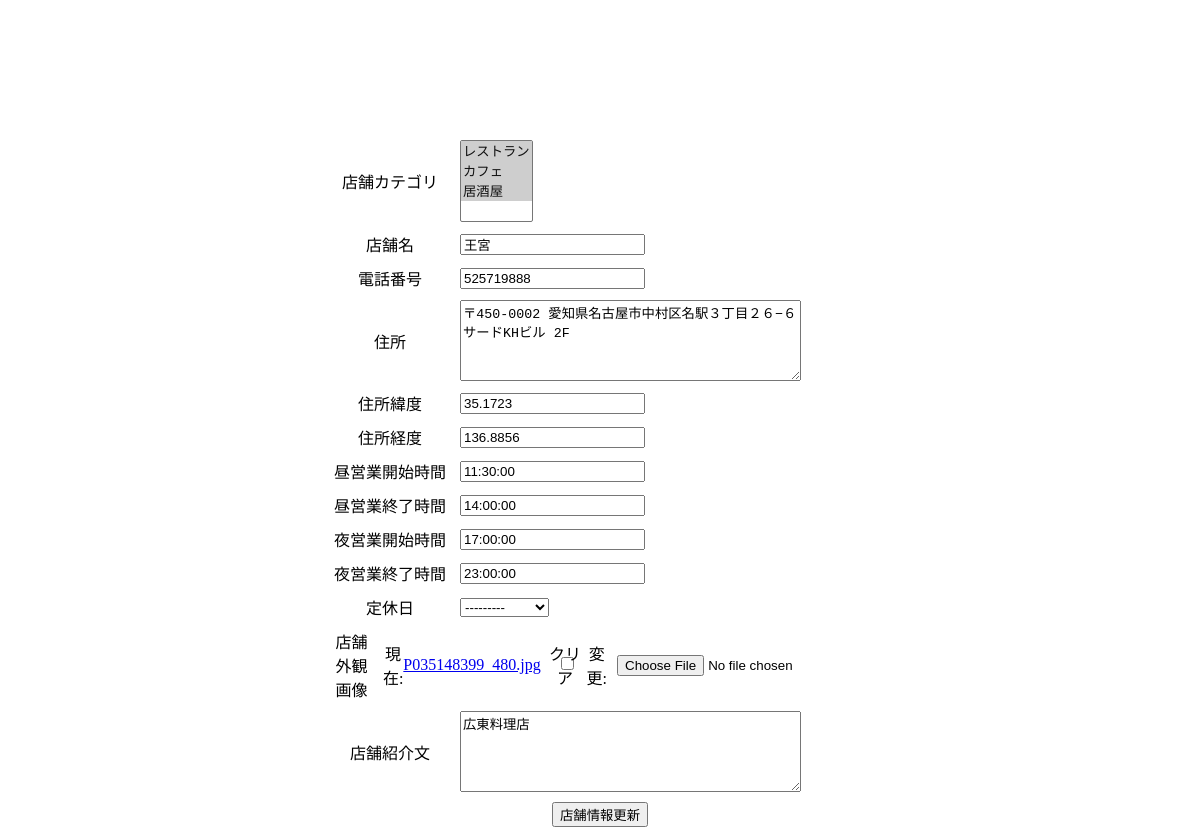
The app's page /shops/shop_update_form/1 with its own data.
### shops/models.py (models this page shows, shortened)
class Shop(models.Model):
    day = (
        ('7', '定休日無し'),
        ('1', '月曜日'),
        ('2', '火曜日'),
        ('3', '水曜日'),
        ('4', '木曜日'),
        ('5', '金曜日'),
        ('6', '土曜日'),
        ('0', '日曜日')
    )
    ShopTag = models.ManyToManyField(ShopTag, blank=True,verbose_name='カテゴリ') #店舗種別タグ
    shopName = models.CharField(max_length=20, verbose_name='店名') #店名
    phoneNumber = models.CharField(max_length=15, blank=True, null=True, verbose_name='電話番号') #電話番号（ハイフン無し）
    address = models.TextField(blank=True, null=True, verbose_name='住所') #住所
    addressLat = models.FloatField(blank=True, null=True, verbose_name='住所緯度') #緯度
    addressLng = models.FloatField(blank=True, null=True, verbose_name='住所経度') #経度
    startHour1 = models.TimeField(blank=True, null=True, verbose_name='昼営業開始時間') #営業開始時間
    endHour1 = models.TimeField(blank=True, null=True, verbose_name='昼営業終了時間') #営業終了時間
    startHour2 = models.TimeField(blank=True, null=True, verbose_name='夜営業開始時間') #営業開始時間
    endHour2 = models.TimeField(blank=True, null=True, verbose_name='夜営業終了時間') #営業終了時間
    image = models.ImageField(blank=True, null=True, verbose_name='店外観写真') #写真
    introduction = models.TextField(blank=True, null=True, verbose_name='店舗紹介文') #紹介文
    created = models.DateTimeField(auto_now_add=True, null=True, verbose_name='作成日時') #作成日
    modified = models.DateTimeField(auto_now=True, null=True, verbose_name='更新日時') #更新日
    regularHoliday = models.CharField(max_length=3, choices=day, blank=True, verbose_name='定休日（無入力で定休日無し）') # 定休日
    review = models.ManyToManyField('review.Review', blank=True, verbose_name='店舗レビュー')

### shops/views.py (the view)
# urls.py: path('shop_update_form/<int:pk>',views.ShopUpdateView.as_view(), name='shop_update'),
class ShopUpdateView(UpdateView,DeletionMixin):
    model = Shop
    fields = (
        'ShopTag',
        'shopName',
        'phoneNumber',
        'address',
        'addressLat',
        'addressLng',
        'startHour1',
        'endHour1',
        'startHour2',
        'endHour2',
        'image',
        'introduction',
        'regularHoliday',
        )
    template_name_suffix = '_update_form'
    success_url = reverse_lazy('accounts:kanrisha')
    def get_context_data(self, **kwargs):
        context = super().get_context_data(**kwargs)
        context['style_css_date'] = get_modified_date('css/shop_update.css')
        return context

### shops/models.py (called while the page is built)
    def __str__(self):
        return self.tag

### shops/views.py (called while the page is built)
def get_modified_date(filepath):
    try:
        static_file_path = static(filepath)
        base_dir = settings.BASE_DIR
        static_file_url = os.path.join(base_dir, *static_file_path.split("/"))
        modified_serial_time = os.path.getmtime(static_file_url)
        modified_date = datetime.fromtimestamp(modified_serial_time).strftime("%Y%m%d%H%M%S")
        return modified_date
    except:
        return ''

### templates/shops/shop_update_form.html (shortened to what this page needs)
{% extends 'base.html' %}
{% load static %}
{% block content %}
    <div class="shop-update">
        <div class="mt-3">
            <form method="post" enctype="multipart/form-data">
                <div class="form-group">
                <label for="id_shopTag">店舗カテゴリ</label>
                {{ form.ShopTag }}
                </div>
                <div class="form-group">
                <label for="id_shopName">店舗名</label>
                {{ form.shopName }}
                </div>
                <div class="form-group">
                <label for="id_phoneNumber">電話番号</label>
                {{ form.phoneNumber }}
                </div>
                <div class="form-group">
                <label for="id_address">住所</label>
                {{ form.address }}
                </div>
                <div class="form-group">
                <label for="id_addressLat">住所緯度</label>
                {{ form.addressLat }}
                </div>
                <div class="form-group">
                <label for="id_addressLng">住所経度</label>
                {{ form.addressLng }}
                </div>
                <div class="form-group">
                <label for="id_startHour1">昼営業開始時間</label>
                {{ form.startHour1 }}
                </div>
                <div class="form-group">
                <label for="id_endHour1">昼営業終了時間</label>
                {{ form.endHour1 }}
                </div>
                <div class="form-group">
                <label for="id_startHour2">夜営業開始時間</label>
                {{ form.startHour2 }}
                </div>
                <div class="form-group">
                <label for="id_endHour2">夜営業終了時間</label>
                {{ form.endHour2 }}
                </div>
                <div class="form-group">
                <label for="id_regularHoliday">定休日</label>
                {{ form.regularHoliday }}
                </div>
                <div class="form-group">
                <label for="id_image">店舗外観画像</label>
                {{ form.image }}
                </div>
                <div class="form-group">
                <label for="id_introduction">店舗紹介文</label>
                {{ form.introduction }}
                </div>
                <button type="submit" class="btn btn-primary">店舗情報更新</button>
            </form>
        </div>
    </div>
    <link rel="stylesheet" href="{% static 'css/shop_update.css' %}">
{% endblock %}

### static/css/shop_update.css (style rules this page uses)
.shop-update { position: absolute; background-color: white; padding: 20px; margin: auto; top: 0; right: 0; bottom: 0; left: 0; height: 70%; width: 45%; text-align: center; color: black; margin-top: 120px; }
.form-group { display: flex; align-items: center; margin-bottom: 10px; }
.form-group label { width: 120px; margin-right: 10px; }
.form-group input[name="image-clear"] { margin-left: 20px; margin-right: -30px; }
.form-group label[for="image-clear_id"] { margin-left: 0px; margin-right: 0px; }
.form-group input[name="image"] { margin-left: 10px; }
.form-group textarea[name="address"] { height: 75px; }
.form-group textarea[name="introduction"] { height: 75px; }
.form-group :not(.label, .select, .input, .textarea, .a) { margin-top: 0px; }

### records on screen
Shop: shopName "王宮", phoneNumber "525719888", address "〒450-0002 愛知県名古屋市中村区名駅３丁目２６−６ サードKHビル 2F", addressLat "35.1723", addressLng "136.8856", startHour1 "11:30:00", endHour1 "14:00:00", startHour2 "17:00:00", endHour2 "23:00:00", regularHoliday "---------", introduction "広東料理店"
